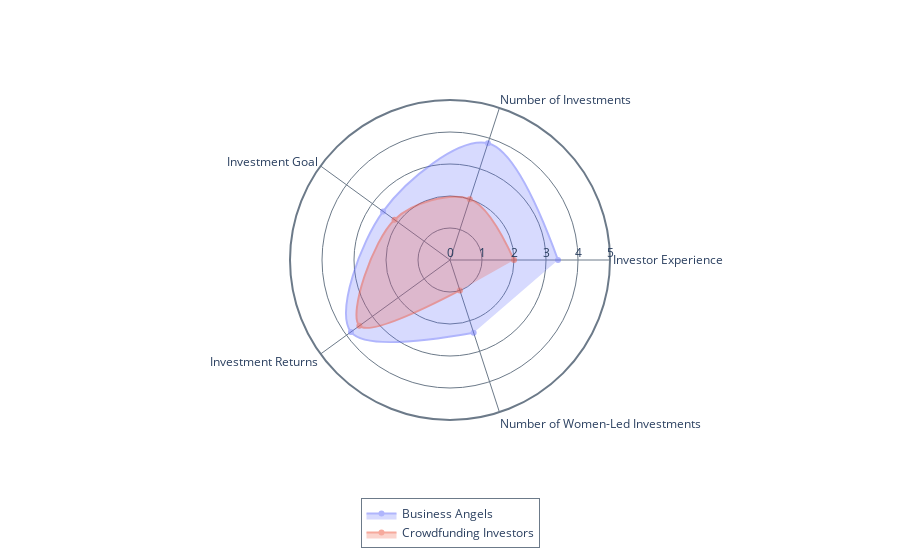

Write notebook code for a chart like this one.
### Code cell
# Variable means by investor type - Women only

df=df_load[df_load['gender_male']==1]

group_label='survey'

# Ordinal, not multiple options, not in gender, not in BA only, not in CI only, add 'women_led_inv'
columns=[]
for col in COLS:
    if (
      (col in ORDINAL_COLS)
      & (not col in MUL_COLS)
      & (not col in GENDER_COLS)
      & (not col in BA_ONLY_COLS)
      & (not col in CI_ONLY_COLS)
& (not col in DIFF_COLS)
    ):
        columns.append(col)

columns.append('women_led_inv')

stat_func='mean' 

traces=[
  ['BA', 'Business Angels'],
  ['CI', 'Crowdfunding Investors'],
]

value_range=[0,5]

radar(df, group_label, columns, stat_func, traces, value_range)

### Figure 1 — Plotly figure (JSON) as saved in the notebook; plotly's stock layout.template omitted (floating-point values rounded to 4 significant figures)
{"data": [{"fill": "toself", "line": {"shape": "spline"}, "name": "Business Angels", "opacity": 0.5, "r": [3.375, 3.833, 2.583, 3.826, 2.391], "theta": ["Investor Experience", "Number of Investments", "Investment Goal", "Investment Returns", "Number of Women-Led Investments"], "type": "scatterpolar"}, {"fill": "toself", "line": {"shape": "spline"}, "name": "Crowdfunding Investors", "opacity": 0.5, "r": [2.0, 2.0, 2.143, 3.5, 1.0], "theta": ["Investor Experience", "Number of Investments", "Investment Goal", "Investment Returns", "Number of Women-Led Investments"], "type": "scatterpolar"}], "layout": {"legend": {"bordercolor": "rgba(108, 122, 137,1)", "borderwidth": 1, "x": 0.5, "xanchor": "center", "y": -0.4, "yanchor": "bottom"}, "polar": {"angularaxis": {"gridcolor": "rgba(108, 122, 137,1)", "linecolor": "rgba(108, 122, 137,1)", "linewidth": 2, "showline": true}, "bgcolor": "rgba(0, 0, 0, 0)", "radialaxis": {"dtick": 1, "gridcolor": "rgba(108, 122, 137,1)", "gridwidth": 1, "linewidth": 1, "range": [0, 5], "showline": false, "side": "counterclockwise"}}}}
